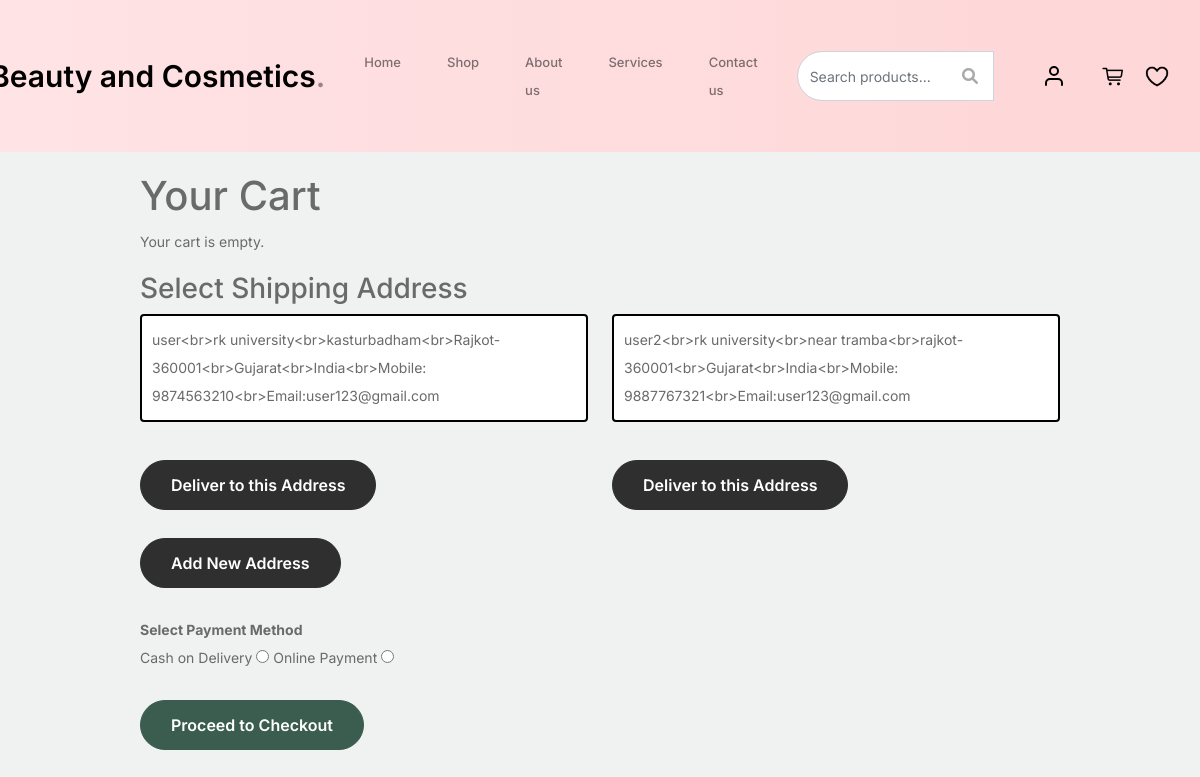
The page /user/cart.php (signed in) on the database its author committed.
### tables this page shows
CREATE TABLE `address` (
  `id` int(11) UNSIGNED NOT NULL,
  `delivery_address` varchar(255) NOT NULL,
  `email` varchar(255) NOT NULL,
  `created_at` timestamp NOT NULL DEFAULT current_timestamp()
);

### user/cart.php (the view, shortened to what this page needs)
<?php
include 'db_connection.php';
include 'userheader.php';
$email = $_SESSION['email'] ?? '';
$cart_items = [];
?>
<!DOCTYPE html>
<html lang="en">
<head>
</head>
<body>
    <div class="container">
        <h1>Your Cart</h1>
        <?php if (empty($cart_items)): ?>
            <p>Your cart is empty.</p>
        <?php endif; ?>
        <h3>Select Shipping Address</h3>
        <form method="POST">
            <div class="row">
                <?php
                $address_query = "SELECT * FROM address WHERE email = ?";
                $stmt = $con->prepare($address_query);
                $stmt->bind_param("s", $email);
                $stmt->execute();
                $result_address = $stmt->get_result();
                while ($r_address = $result_address->fetch_assoc()):
                    $is_selected = ($_SESSION['selected_address_id'] ?? 0) == $r_address['id'];
                ?>
                    <div class="col-6">
                        <div class="card <?= $is_selected ? 'selected' : ''; ?>">
                            <?= htmlspecialchars($r_address['delivery_address']); ?>
                        </div>
                        <br>
                        <button
                            type="submit"
                            name="selected_address_id"
                            value="<?= $r_address['id']; ?>"
                            class="btn btn-dark <?= $is_selected ? 'disabled' : '' ?>">
                            <?= $is_selected ? 'Selected' : 'Deliver to this Address' ?>
                        </button>
                    </div>
                <?php endwhile; ?>
            </div>
        </form>
        <br>
        <a href="add_delivery_address.php"><button class="btn btn-dark">Add New Address</button></a>
        <br><br>
        <form action="payment_razorpay_action.php" method="post">
                        <div class="form-group">
                            <label for="gen1"><b>Select Payment Method</b></label>
                            <br>
                            <div class="radio-group">
                            <label for="cod">Cash on Delivery</label>
    <input type="radio" id="cod" name="payment_mode" value="cod" required>
    <label for="online">Online Payment</label>
    <input type="radio" id="online" name="payment_mode" value="online" required>
                            </div>
                        </div>
                        <br>
            <input type="submit" class="btn btn-primary" value="Proceed to Checkout" name="payment">
                    </form>
    </div>
</body>
</html>

### css/style1.css (style rules this page uses)
body { overflow-x: hidden; position: relative; }
body { font-family: "Inter", sans-serif; font-weight: 400; line-height: 28px; color: #6a6a6a; font-size: 14px; background-color: #eff2f1; }
a { text-decoration: none; -webkit-transition: .3s all ease; -o-transition: .3s all ease; transition: .3s all ease; color: #2f2f2f; text-decoration: underline; }
.btn { font-weight: 600; padding: 12px 30px; border-radius: 30px; color: #ffffff; background: #2f2f2f; border-color: #2f2f2f; }
.btn.btn-primary { background: #3b5d50; border-color: #3b5d50; }
.container { width: 80%; margin: 0 auto; padding: 20px; border-radius: 8px; }

### user/cart.php (style rules this page uses)
.card { border: 2px solid black; padding: 10px; margin-bottom: 10px; }

### rows shown on the page
address: delivery_address "user<br>rk university<br>kasturbadham<br>Rajkot-360001<br>Gujarat<br>India<br>Mobile: 9874563210<br>Email:user123@gmail.com", $r_address['id'] 33 (drawn), shows "Deliver to this Address"
address: delivery_address "user2<br>rk university<br>near tramba<br>rajkot-360001<br>Gujarat<br>India<br>Mobile: 9887767321<br>Email:user123@gmail.com", $r_address['id'] 34 (drawn), shows "Deliver to this Address"
